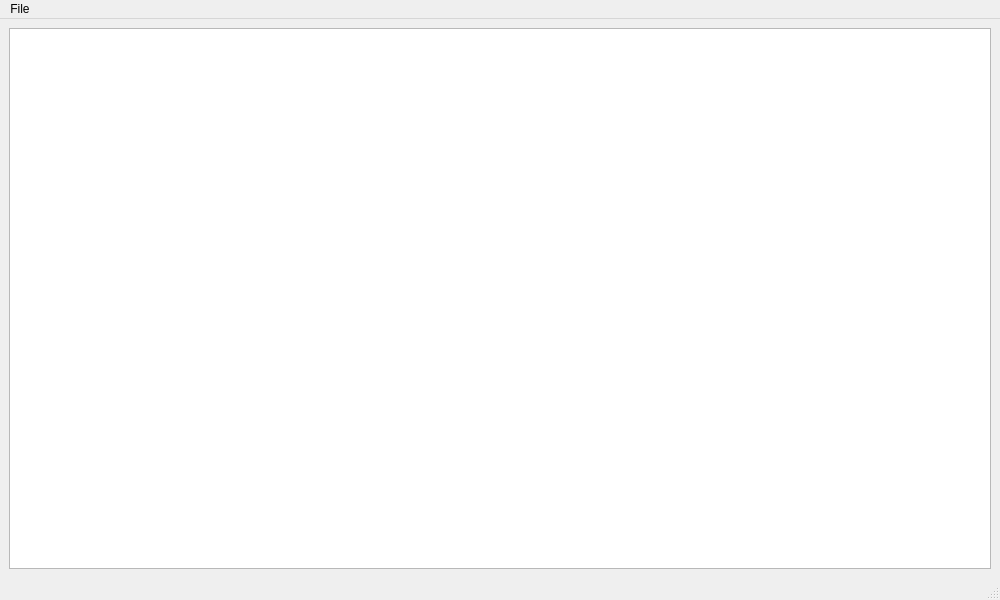
<?xml version="1.0" encoding="UTF-8"?>
<ui version="4.0">
 <class>MainWindow</class>
 <widget class="QMainWindow" name="MainWindow">
  <property name="geometry">
   <rect><x>0</x><y>0</y><width>1000</width><height>600</height></rect>
  </property>
  <property name="minimumSize">
   <size><width>700</width><height>400</height></size>
  </property>
    <property name="windowTitle"><string>Grades database</string></property>
  <widget class="QWidget" name="centralwidget">
   <layout class="QVBoxLayout" name="verticalLayout">
    <item>
     <widget class="QTableView" name="tableView">
      <property name="alternatingRowColors"><bool>true</bool></property>
      <property name="selectionMode"><enum>QAbstractItemView::SingleSelection</enum></property>
      <property name="selectionBehavior"><enum>QAbstractItemView::SelectRows</enum></property>
      <property name="showGrid"><bool>true</bool></property>
      <property name="editTriggers"><set>QAbstractItemView::NoEditTriggers</set></property>
      <property name="sortingEnabled"><bool>true</bool></property>
     </widget>
    </item>
   </layout>
  </widget>
  <widget class="QMenuBar" name="menuBar">
   <property name="geometry">
    <rect><x>0</x><y>0</y><width>1000</width><height>24</height></rect>
   </property>
   <widget class="QMenu" name="menuFile">
    <property name="title"><string>File</string></property>
    <addaction name="actionAddStudent"/>
    <addaction name="actionManageSubjects"/>
    <addaction name="separator"/>
    <addaction name="actionExit"/>
   </widget>
   <addaction name="menuFile"/>
  </widget>
  <widget class="QStatusBar" name="statusBar"/>
  <action name="actionAddStudent">
    <property name="text"><string>Add student...</string></property>
   <property name="shortcut"><string>Ctrl+N</string></property>
  </action>
  <action name="actionManageSubjects">
   <property name="text"><string>Manage subjects...</string></property>
  </action>
  <action name="actionExit">
   <property name="text"><string>Exit</string></property>
   <property name="shortcut"><string>Alt+F4</string></property>
  </action>
 </widget>
 <resources/>
 <connections/>
</ui>
